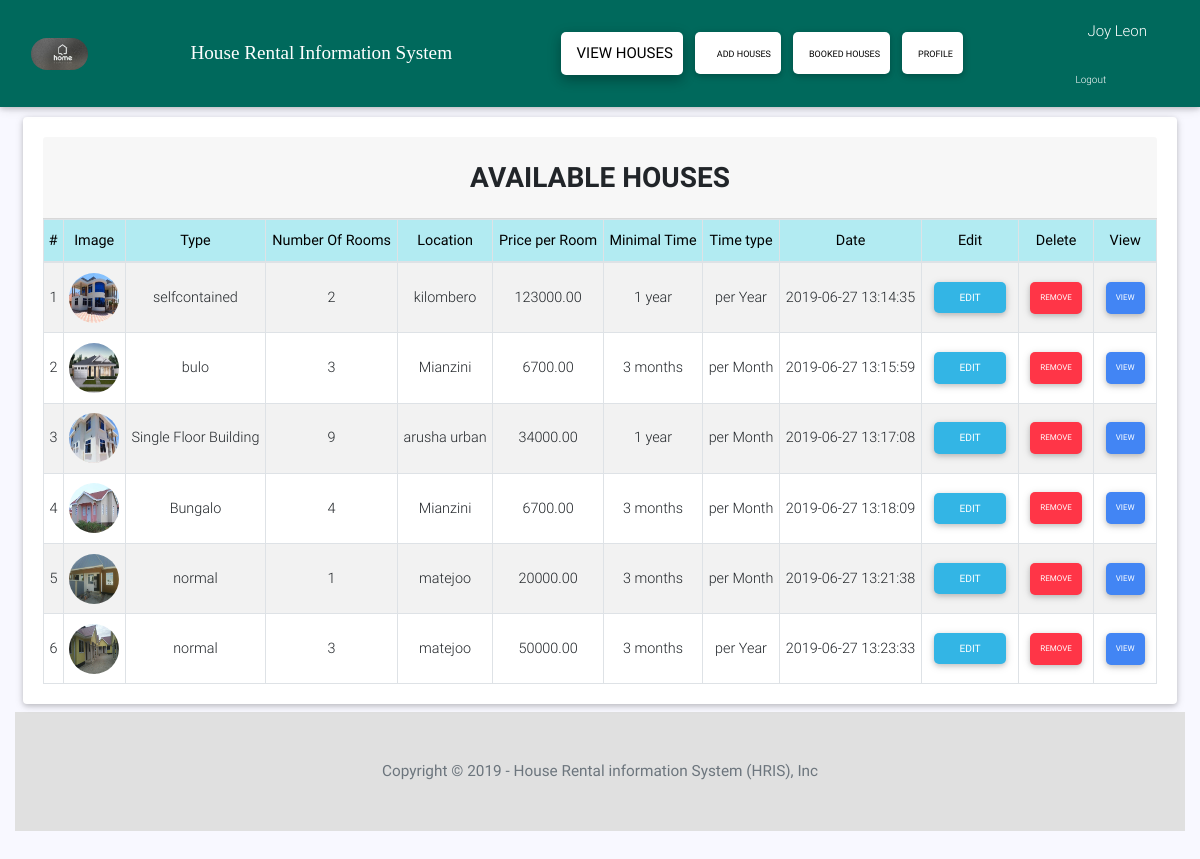
/landlord/index.php (signed in), run on the app's committed database.
### tables this page shows
CREATE TABLE IF NOT EXISTS `house` (
  `id` int(12) NOT NULL AUTO_INCREMENT,
  `type` varchar(200) NOT NULL,
  `house_image` varchar(200) NOT NULL,
  `number_of_rooms` int(3) NOT NULL,
  `location` varchar(200) NOT NULL,
  `status` varchar(20) NOT NULL DEFAULT 'Available',
  `house_description` text NOT NULL,
  `price_per_time` decimal(24,2) NOT NULL,
  `minimum_time` varchar(30) NOT NULL,
  `time_type` varchar(30) NOT NULL,
  `dateuploaded` timestamp NOT NULL,
  `dateupdated` timestamp NOT NULL,
  `user_id` int(11) NOT NULL,
  `fance` varchar(20) NOT NULL,
  `security` varchar(20) NOT NULL,
  `ac` varchar(20) NOT NULL,
  `tiles` varchar(20) NOT NULL,
  PRIMARY KEY (`id`),
  KEY `user_id` (`user_id`)
);

### landlord/viewhouses.php (the view, shortened to what this page needs)
<?php
include_once 'connect.php';
print_r($_SESSION);
?>
<div class="">
       <p>
           <?php
           $user_id=$_SESSION['user_id'];
            $results = mysqli_query($db, "SELECT * FROM house where user_id=".$user_id);
            ?>
       <form method="post" action="" >
<div class="card">
      <div class="card-body"><h3 class="card-header text-center font-weight-bold text-uppercase py-4">Available Houses</h3>
  <div id="table" >
      <table  class="table-scroll-vertical table-bordered table-striped text-center table-sm" cellspacing="2" width="100%">
       <thead class="cyan lighten-4 black-text" style="font-size:29px">
      <th class="text-center">#</th>
          <th class="text-center">Image</th>
          <th class="text-center">Type</th>
          <th class="text-center">Number Of Rooms</th>
          <th class="text-center">Location</th>
          <th class="text-center">Price per Room</th>
          <th class="text-center">Minimal Time</th>
          <th class="text-center">Time type</th>
          <th class="text-center">Date</th>
          <th class="text-center">Edit</th>
          <th class="text-center">Delete</th>
           <th class="text-center">View</th>
       </thead>
        <?php $num=1; ?>
        <?php while ($row = mysqli_fetch_array($results)) { ?>
        <tr>
            <td class="pt-3-half"><?php echo $num; ?> </td>
            <td class="pt-3-half" ><img style="width:50px; height: 50px; border-radius: 50%" src="uploads/<?php echo $row['house_image']; ?>"></td>
          <td class="pt-3-half" ><?php echo $row['type']; ?></td>
          <td class="pt-3-half" ><?php echo $row['number_of_rooms']; ?></td>
          <td class="pt-3-half" ><?php echo $row['location']; ?></td>
          <td class="pt-3-half" ><?php echo $row['price_per_time']; ?></td>
          <td class="pt-3-half" ><?php echo $row['minimum_time']; ?></td>
          <td class="pt-3-half" ><?php echo $row['time_type']; ?></td>
          <td class="pt-3-half" ><?php echo $row['dateuploaded']; ?></td>
          <td>
              <button type="button" class="btn btn-info  btn-rounded btn-sm my-0"><a href="edithouse.php?id=<?php echo $row['id']; ?>" class="edit_btn" name="edit" >Edit</a></button>
          </td>
          <td>
              <button type="button" class="btn btn-danger" data-toggle="modal" style="font-size:8px"data-target="#modalConfirmDelete<?php echo $row['id']; ?>"> Remove</button>
          </td>
          <td>
              <button type="button" class="btn btn-primary" data-toggle="modal" style="font-size:8px" data-target="#modalRelatedContent<?php echo $row['id']; ?>">View</button>
          </td>
 <?php
        $num++; ?>
       <?php } ?>
 </tr>
     </table>
    </div>
  </div>
</div>
       </form>
    </div>

### css/style.css (style rules this page uses)
* { margin: 0px; padding: 0px; }
body { font-size: 120%; background: #F8F8FF; }
#dtHorizontalExample th, td { white-space: nowrap; }
.btn { padding: 10px; font-size: 15px; //color: white; background: #5F9EA0; border: none; border-radius: 5px; }
.pt-3-half { padding-top: 1.4rem; }

### data on the page
house: house_image (picture), type "selfcontained", number_of_rooms "2", location "kilombero", price_per_time "123000.00", minimum_time "1 year", time_type "per Year", dateuploaded "2019-06-27 13:14:35"
house: house_image (picture), type "bulo", number_of_rooms "3", location "Mianzini", price_per_time "6700.00", minimum_time "3 months", time_type "per Month", dateuploaded "2019-06-27 13:15:59"
house: house_image (picture), type "Single Floor Building", number_of_rooms "9", location "arusha urban", price_per_time "34000.00", minimum_time "1 year", time_type "per Month", dateuploaded "2019-06-27 13:17:08"
house: house_image (picture), type "Bungalo", number_of_rooms "4", location "Mianzini", price_per_time "6700.00", minimum_time "3 months", time_type "per Month", dateuploaded "2019-06-27 13:18:09"
house: house_image (picture), type "normal", number_of_rooms "1", location "matejoo", price_per_time "20000.00", minimum_time "3 months", time_type "per Month", dateuploaded "2019-06-27 13:21:38"
house: house_image (picture), type "normal", number_of_rooms "3", location "matejoo", price_per_time "50000.00", minimum_time "3 months", time_type "per Year", dateuploaded "2019-06-27 13:23:33"

### other printed values
$_SESSION['firstname'] "Joy"
$_SESSION['lastname'] "Leon"
